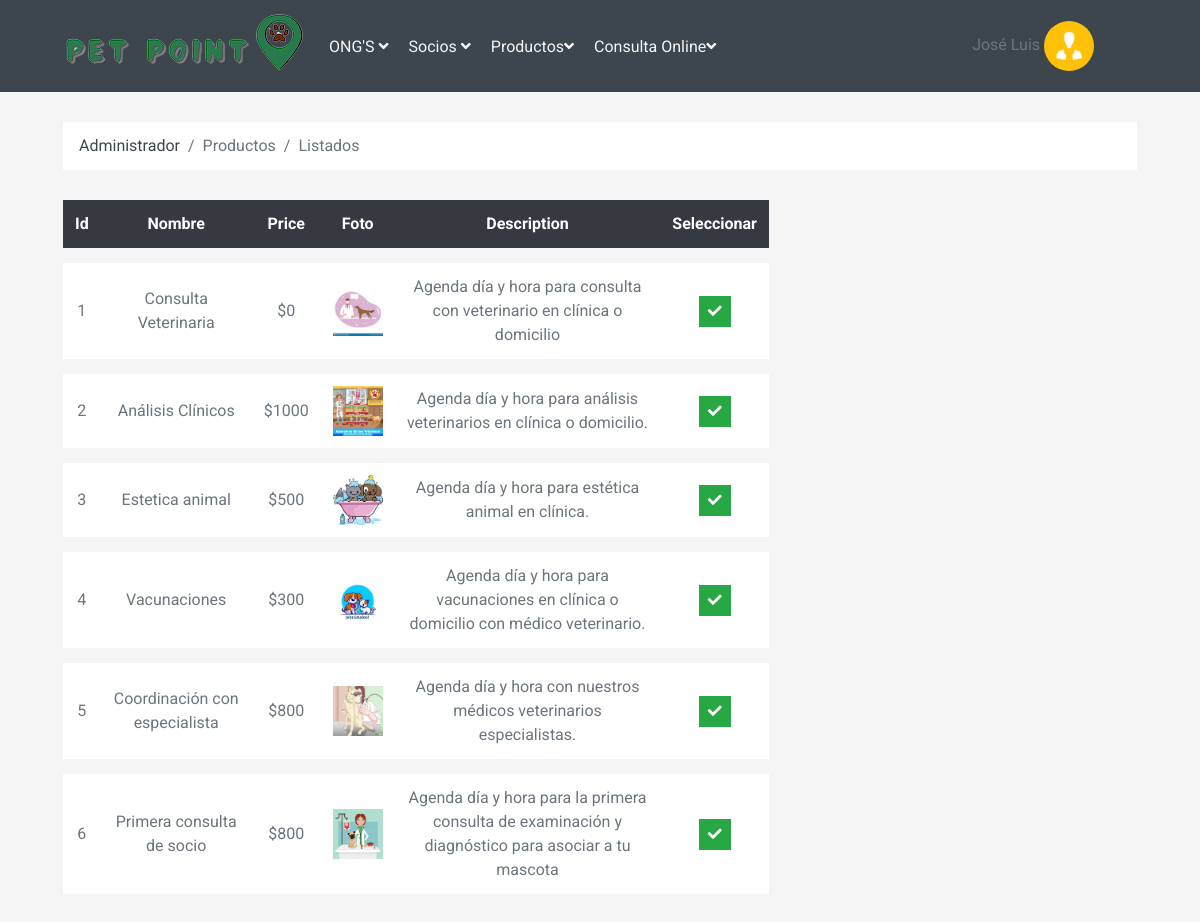
Screenshot of /View/Administrador/ListarConsultas.php (signed in) with the database file from the repository.
### tables this page shows
CREATE TABLE `consulta` (
  `id_con` int(11) NOT NULL,
  `nombre_con` varchar(100) NOT NULL,
  `des_con` varchar(200) NOT NULL,
  `precio_con` double NOT NULL,
  `foto_con` varchar(200) NOT NULL
);

### View/Administrador/ListarConsultas.php (the view, shortened to what this page needs)
<?php
$db = new Conexion();
$con = $db->conectar();
$consulta = "SELECT id_con, des_con, nombre_con, precio_con, foto_con FROM consulta";
$resultado = mysqli_query($con, $consulta);
?>
<!DOCTYPE html>
<html lang="en">
<head>
    <link href="https://cdnjs.cloudflare.com/ajax/libs/font-awesome/5.10.0/css/all.min.css" rel="stylesheet">
    <link href="../../Css/style.css" rel="stylesheet">
</head>
<body>
    <?php
    include "../BarrasYLibrerias/BarraAdministrador.php";
    ?>
    <div class="container-fluid">
        <div class="row px-xl-5">
            <div class="col-12">
                <nav class="breadcrumb bg-light mb-30">
                    <a class="breadcrumb-item text-dark" href="Administrador.php">Administrador</a>
                    <span class="breadcrumb-item active">Productos</span>
                    <span class="breadcrumb-item active">Listados</span>
                </nav>
            </div>
        </div>
    </div>
    <div class="container-fluid">
        <div class="row px-xl-5">
            <div class="col-lg-8 table-responsive mb-5">
                <table class="table table-light table-borderless table-hover text-center mb-0">
                    <thead class="thead-dark">
                        <tr>
                            <th>Id</th>
                            <th>Nombre</th>
                            <th>Price</th>
                            <th>Foto</th>
                            <th>Description</th>
                            <th>Seleccionar</th>
                        </tr>
                    </thead>
                    <tbody class="align-middle">
                        <?php foreach ($resultado as $row) {
                            $id = $row['id_con'];
                            $nombre = $row['nombre_con'];
                            $precio= $row['precio_con'];
                            $imagen= $row['foto_con'];
                            $des= $row['des_con'];
                        ?>
                            <tr>
                                <td class="align-middle"><?php echo $row['id_con'] ?></td>
                                <td class="align-middle"><?php echo $row['nombre_con'] ?></td>
                                <td class="align-middle">$<?php echo $row['precio_con'] ?></td>
                                <td class="align-middle"><img src="<?php echo $row['foto_con'] ?>" alt="" style="width: 50px;"></td>
                                <td class="align-middle"><?php echo $row['des_con'] ?></td>
                                <td class="align-middle"><a class="btn btn-sm btn-success" href="EliminarModificarConsulta.php?id=<?php echo $id ?>&token=<?php echo hash_hmac('sha1', $id, KEY_TOKEN )?>&nombre=<?php echo $nombre ?>&precio=<?php echo $precio ?>&imagen=<?php echo $imagen ?>&des=<?php echo $des ?>"><i class="fa fa-check"></i></a></td>
                            </tr>
                        <?php } ?>
                    </tbody>
                </table>
            </div>
        </div>
    </div>
</body>
</html>

### rows the page displays
consulta: id_con "1", nombre_con "Consulta Veterinaria", precio_con "0", foto_con (picture), des_con "Agenda día y hora para consulta con veterinario en clínica o domicilio"
consulta: id_con "2", nombre_con "Análisis Clínicos", precio_con "1000", foto_con (picture), des_con "Agenda día y hora para análisis veterinarios en clínica o domicilio."
consulta: id_con "3", nombre_con "Estetica animal", precio_con "500", foto_con (picture), des_con "Agenda día y hora para estética animal en clínica."
consulta: id_con "4", nombre_con "Vacunaciones", precio_con "300", foto_con (picture), des_con "Agenda día y hora para vacunaciones en clínica o domicilio con médico veterinario."
consulta: id_con "5", nombre_con "Coordinación con especialista", precio_con "800", foto_con (picture), des_con "Agenda día y hora con nuestros médicos veterinarios especialistas."
consulta: id_con "6", nombre_con "Primera consulta de socio", precio_con "800", foto_con (picture), des_con "Agenda día y hora para la primera consulta de examinación y diagnóstico para asociar a tu mascota"

### other values shown
$name "José Luis"
